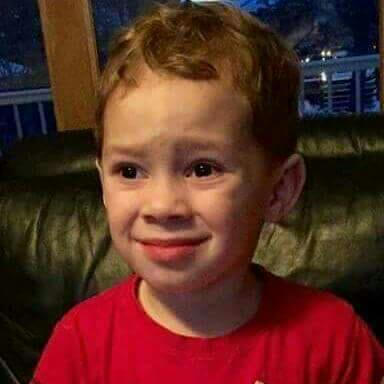
#> input picture child.jpg, 384 x 384 px
$ python measure.py
#> lines starting #> are read from the running program, lines starting #| are printed output that depends on the picture
import cv2
import numpy

img = cv2.imread('child.jpg')
#> img is the input picture: shape (384, 384, 3); mean B, G, R 34.8, 44.7, 89.3
img = cv2.cvtColor(img,cv2.COLOR_BGR2GRAY)
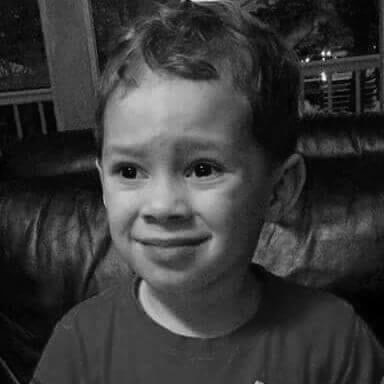
#> img: shape (384, 384); min 0, max 253, mean 56.9
r,c = img.shape
#> r = 384; c = 384
print("Mesaure: ")
a = 2


for i in range(0,r,a):
    for j in range(0,c,a):
        s = img[i,j]+img[i,j+1]+img[i+1,j]+img[i+1,j+1]
        avg = s/4
        img[i,j] = avg
        img[i,j+1] = avg
        img[i+1,j] = avg
        img[i+1,j+1] = avg
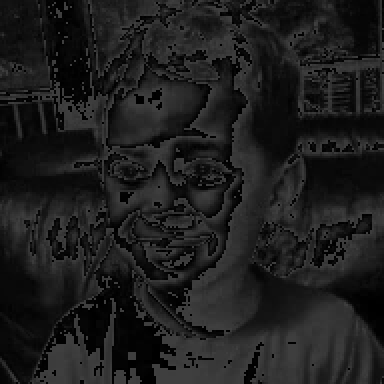
#> img: shape (384, 384); min 0, max 63, mean 29.5


cv2.imshow("Holi", img)
cv2.waitKey()
cv2.destroyAllWindows()
